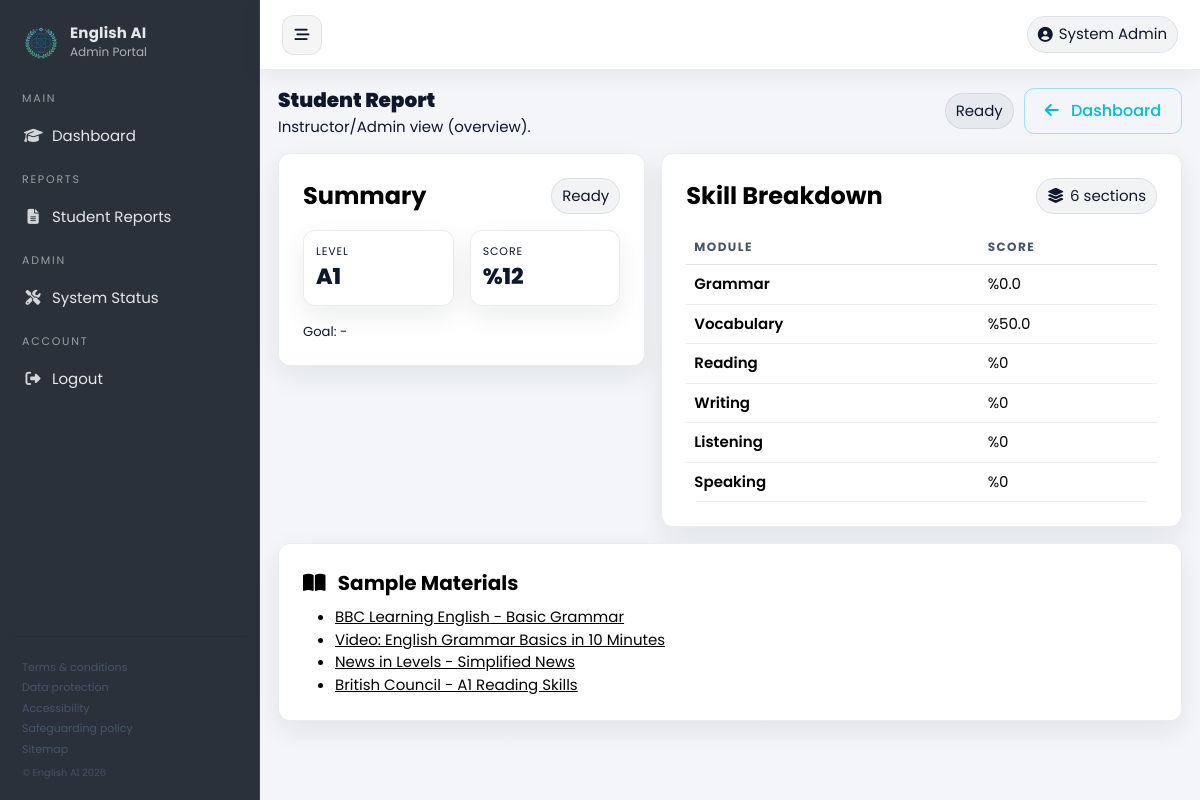
/report/result/1 (signed in), run on the app's committed database.
### app/models.py (models this page shows, shortened)
class User(UserMixin, db.Model):
    __tablename__ = 'users'
    id = db.Column(db.Integer, primary_key=True)
    name = db.Column(db.String(100))
    email = db.Column(db.String(120), unique=True, index=True)
    password_hash = db.Column(db.String(128))
    role = db.Column(db.Enum(UserRole), default=UserRole.STUDENT)
    type = db.Column(db.String(50))
    __mapper_args__ = {'polymorphic_identity': 'user', 'polymorphic_on': type}

class Report(db.Model):
    __tablename__ = 'reports'
    id = db.Column(db.Integer, primary_key=True)
    session_id = db.Column(db.Integer, db.ForeignKey('test_sessions.id'))
    score = db.Column(db.Float)
    level_result = db.Column(db.Enum(CEFRLevel))
    ai_feedback = db.Column(db.Text)  # Long report written by AI
    status = db.Column(db.Enum(ReportStatus), default=ReportStatus.PENDING, nullable=False)
    created_at = db.Column(db.DateTime, default=datetime.utcnow, nullable=False)
    updated_at = db.Column(db.DateTime, default=datetime.utcnow, nullable=False, onupdate=datetime.utcnow)
    ai_error = db.Column(db.Text)
    learning_plan = db.Column(db.Text)
    learning_plan_error = db.Column(db.Text)
    target_level = db.Column(db.Enum(CEFRLevel))
    target_weeks = db.Column(db.Integer)
    goal_note = db.Column(db.Text)
    module_stats_json = db.Column(db.Text)

### app/controllers/report_controller.py (the view, shortened to what this page needs)
@report_bp.route('/result/<int:session_id>')
@login_required
def show_result(session_id):
    session = TestSession.query.get_or_404(session_id)
    if session.user_id != current_user.id:
        if current_user.role not in (UserRole.ADMIN, UserRole.INSTRUCTOR):
            return "Unauthorized", 403
    report = Report.query.filter_by(session_id=session.id).first()
    if not report:
        if session.user_id == current_user.id:
            return redirect(url_for("test.report_options", session_id=session.id))
        report = ReportService.generate_report(session)
    module_stats = {}
    try:
        module_stats = json.loads(report.module_stats_json) if report.module_stats_json else {}
    except Exception:
        module_stats = {}
    weak_materials = []
    try:
        if module_stats:
            sorted_mods = sorted(module_stats.items(), key=lambda x: x[1])
            for name, _ in sorted_mods[:2]:
                mats = LearningPlanService.MATERIAL_DATABASE.get(name.upper(), [])
                weak_materials.extend(mats)
    except Exception:
        weak_materials = []
    module_icons = {
        "Grammar": "fa-book",
        "Vocabulary": "fa-language",
        "Reading": "fa-book-open",
        "Listening": "fa-headphones",
        "Writing": "fa-pen-nib",
        "Speaking": "fa-microphone",
    }
    resource_cards = []
    for name in ["Grammar", "Vocabulary", "Reading", "Listening", "Writing", "Speaking"]:
        mats = list(LearningPlanService.MATERIAL_DATABASE.get(name.upper(), []))
        if name == "Reading":
            mats.append({"title": "VOA Learning English", "url": "https://learningenglish.voanews.com/"})
        resource_cards.append(
            {
                "name": name,
                "icon": module_icons.get(name, "fa-book"),
                "materials": mats,
            }
        )
    module_order = ["Vocabulary", "Grammar", "Reading", "Writing", "Listening", "Speaking"]
    skill_breakdown = []
    for m in module_order:
        score = module_stats.get(m, 0)
        advice, generic_strats, tone = _skill_advice(score)
        skill_breakdown.append(
            {
                "name": m,
                "score": score,
                "tone": tone,
                "icon": _module_icon(m),
                "advice": advice,
                "strategies": _module_strategies(m)[:3] or generic_strats,
            }
        )
    wrong_responses = (
        Response.query.join(Question, Response.question_id == Question.id)
        .filter(Response.session_id == session.id)
        .filter(Response.is_correct == False)  # noqa: E712
        .order_by(Question.module.asc(), Question.id.asc())
        .all()
    )
    def _option_text(question: Question, opt_letter: str | None):
        if not question or not opt_letter:
            return None
        try:
            opts = json.loads(question.options) if question.options else {}
            if isinstance(opts, dict):
                return opts.get(opt_letter)
        except Exception:
            return None
        return None
    wrong_details = []
    for wr in wrong_responses:
        q = wr.question
        wrong_details.append(
            {
                "module": q.module.value if q and q.module else "",
                "question_text": q.text if q else "",
                "user_answer": wr.selected_option or wr.text_answer,
                "correct_answer": q.correct_answer if q else None,
                "correct_answer_text": _option_text(q, q.correct_answer),
                "question_id": q.id if q else None,
                "response_id": wr.id,
                "question_type": q.question_type.value if q and q.question_type else "",
            }
        )
    module_error_counts = {}
    for item in wrong_details:
        key = item["module"] or "Unknown"
        module_error_counts[key] = module_error_counts.get(key, 0) + 1
    error_focus = sorted(module_error_counts.items(), key=lambda x: x[1], reverse=True)[:3]
    return render_template(
        'result_summary.html',
        report=report,
        session=session,
        module_stats=module_stats,
        weak_materials=weak_materials,
        resource_cards=resource_cards,
        skill_breakdown=skill_breakdown,
    )

### app/controllers/report_controller.py (called while the page is built)
def _skill_advice(score: float | int | None) -> tuple[str, list[str], str]:
    try:
        s = float(score) if score is not None else 0.0
    except Exception:
        s = 0.0
    if s >= 80:
        return (
            "Strong performance. Keep consistency and push for nuance.",
            ["Increase difficulty slightly", "Do timed practice", "Focus on accuracy under pressure"],
            "good",
        )
    if s >= 60:
        return (
            "Solid foundation. Improve speed and reduce recurring mistakes.",
            ["Review weak sub-topics", "Practice daily 15–25 min", "Use short self-checklists"],
            "ok",
        )
    return (
        "Needs focused practice. Build habits and close core gaps first.",
        ["Start with basics + repetition", "Use guided exercises", "Track errors and revisit weekly"],
        "focus",
    )

def _module_strategies(module_name: str) -> list[str]:
    strategies_map = {
        "Grammar": ["1 topic/day (10–15 min)", "Write 5 example sentences", "Fix 3 common errors"],
        "Vocabulary": ["Learn 10 words/day", "Use spaced repetition", "Create 3 sentences/word"],
        "Reading": ["Skim → scan technique", "Underline keywords", "Summarize in 2 sentences"],
        "Writing": ["Plan (3 bullets) then write", "Use a checklist (tense/linking)", "Rewrite 1 paragraph"],
        "Listening": ["Shadow 2–3 min audio", "Listen twice: gist → detail", "Note 5 key words"],
        "Speaking": ["Record 60–90s answers", "Use 3-part structure", "Self-review with rubric"],
    }
    return strategies_map.get(module_name, ["Practice little and often", "Review weekly", "Focus on clarity"])

def _module_icon(module_name: str) -> str:
    icons = {
        "Grammar": "fa-solid fa-spell-check",
        "Vocabulary": "fa-solid fa-book",
        "Reading": "fa-solid fa-book-open-reader",
        "Writing": "fa-solid fa-pen-nib",
        "Listening": "fa-solid fa-headphones",
        "Speaking": "fa-solid fa-microphone",
    }
    return icons.get(module_name, "fa-solid fa-circle-info")

### app/templates/result_summary.html (shortened to what this page needs)
{% extends "base.html" %}
{% block content %}
<div class="panel-head">
    <div>
        <h2 class="panel-title">Student Report</h2>
        <div class="panel-subtitle">Instructor/Admin view (overview).</div>
    </div>
    <div class="panel-actions">
        <span class="pill">{{ report.status.value }}</span>
        <a href="{{ url_for('auth.dashboard') }}" class="btn btn-outline-light">
            <i class="fa-solid fa-arrow-left me-2"></i> Dashboard
        </a>
    </div>
</div>
<div class="row g-3">
    <div class="col-lg-5">
        <div class="glass-card p-4">
            <div class="d-flex justify-content-between align-items-center mb-3">
                <div class="text-white fw-bold fs-4">Summary</div>
                <span class="pill">{{ report.status.value }}</span>
            </div>
            <div class="row g-3">
                <div class="col-6">
                    <div class="stat">
                        <div class="k">Level</div>
                        <div class="v">{{ report.level_result.value }}</div>
                    </div>
                </div>
                <div class="col-6">
                    <div class="stat">
                        <div class="k">Score</div>
                        <div class="v">%{{ report.score | int }}</div>
                    </div>
                </div>
            </div>
            <div class="mt-3 text-muted small">
                Goal: {% if report.target_level %}{{ report.target_level.value }}{% else %}-{% endif %}
            </div>
        </div>
    </div>
    <div class="col-lg-7">
        <div class="glass-card p-4">
            <div class="d-flex justify-content-between align-items-center flex-wrap gap-2 mb-3">
                <div class="text-white fw-bold fs-4">Skill Breakdown</div>
                <span class="pill"><i class="fa-solid fa-layer-group"></i> {{ module_stats|length if module_stats else 0 }} sections</span>
            </div>
            <div class="table-responsive">
                <table class="table table-modern table-hover align-middle mb-0">
                    <thead>
                        <tr>
                            <th>Module</th>
                            <th>Score</th>
                        </tr>
                    </thead>
                    <tbody>
                        {% for k,v in module_stats.items() %}
                        <tr>
                            <td class="text-white fw-semibold">{{ k }}</td>
                            <td class="text-white">%{{ v }}</td>
                        </tr>
                        {% endfor %}
                    </tbody>
                </table>
            </div>
        </div>
    </div>
</div>
{% if weak_materials %}
<div class="glass-card p-4 mt-3">
    <div class="text-white fw-bold fs-5 mb-2"><i class="fa-solid fa-book-open me-2"></i> Sample Materials</div>
    <ul class="text-white mb-0">
        {% for m in weak_materials %}
            <li><a class="text-white" href="{{ m.url }}" target="_blank" rel="noopener noreferrer">{{ m.title }}</a></li>
        {% endfor %}
    </ul>
</div>
{% endif %}
{% endblock %}

### app/templates/base.html (shortened to what this page needs)
<!DOCTYPE html>
<html lang="en">
<head>
    <link href="https://cdn.jsdelivr.net/npm/bootstrap@5.3.0/dist/css/bootstrap.min.css" rel="stylesheet">
    <link rel="stylesheet" href="https://cdnjs.cloudflare.com/ajax/libs/font-awesome/6.4.0/css/all.min.css">
    <link rel="stylesheet" href="{{ url_for('static', filename='css/style.css') }}">
    <link rel="stylesheet" href="{{ url_for('static', filename='css/modern.css') }}">
</head>
<body>
    {% set is_authed = current_user.is_authenticated %}
    {% set public_full_bleed = public_full_bleed|default(false) %}
    {% if is_authed %}
    <div class="app-shell">
        <aside class="sidebar" id="sidebar">
            <a class="brand" href="{{ url_for('auth.logout') }}">
                <div class="logo brand-logo">
                    <img class="brand-logo-img" src="{{ url_for('static', filename='img/logo.png') }}"
                        onerror="this.onerror=null;this.src='{{ url_for('static', filename='img/logo.svg') }}';"
                        alt="English AI">
                </div>
                <div class="brand-text">
                    <div class="title">
                        {% if current_user.role.value == 'Student' %}English AI Student Portal{% else %}English AI{%
                        endif %}
                    </div>
                    <div class="subtitle">
                        {% if current_user.role.value != 'Student' %}{{ current_user.role.value }} Portal{% endif %}
                    </div>
                </div>
            </a>
            <div class="sidebar-menu">
                <div class="side-section-title">Main</div>
                <a class="nav-item-link" href="{{ url_for('auth.dashboard') }}" title="Dashboard">
                    <i class="fa-solid fa-graduation-cap"></i><span class="nav-label">Dashboard</span>
                </a>
                {% if current_user.role.value in ['Instructor', 'Admin'] %}
                <div class="side-section-title">Reports</div>
                <a class="nav-item-link" href="{{ url_for('instructor.all_reports') }}" title="Student Reports">
                    <i class="fa-solid fa-file-lines"></i><span class="nav-label">Student Reports</span>
                </a>
                {% endif %}
                {% if current_user.role.value == 'Admin' %}
                <div class="side-section-title">Admin</div>
                <a class="nav-item-link" href="{{ url_for('admin.system_status') }}" title="System Status">
                    <i class="fa-solid fa-screwdriver-wrench"></i><span class="nav-label">System Status</span>
                </a>
                {% endif %}
                <div class="side-section-title">Account</div>
                <a class="nav-item-link" href="{{ url_for('auth.logout') }}" title="Logout">
                    <i class="fa-solid fa-right-from-bracket"></i><span class="nav-label">Logout</span>
                </a>
            </div>
            <div class="sidebar-footer" aria-label="Sidebar footer">
                <div class="footer-links" aria-label="Footer links">
                    <a href="#">Terms &amp; conditions</a>
                    <a href="#">Data protection</a>
                    <a href="#">Accessibility</a>
                    <a href="#">Safeguarding policy</a>
                    <a href="#">Sitemap</a>
                </div>
                <div class="footer-copy">© English AI 2026</div>
            </div>
        </aside>
        <main class="content">
            <header class="topbar">
                <div class="topbar-left">
                    <button class="icon-btn d-none d-lg-inline-flex" id="sidebarToggle" type="button"
                        aria-label="Toggle sidebar" aria-controls="sidebar" aria-expanded="true">
                        <i class="fa-solid fa-bars-staggered"></i>
                    </button>
                </div>
                <div class="right">
                    <span class="pill">
                        <i class="fa-solid fa-user-circle"></i> {{ current_user.name }}
                    </span>
                </div>
            </header>
            <div class="page">
                {% elif public_full_bleed %}
                <div class="public-shell">
                    {% else %}
                    <div class="auth-shell">
                        <div class="auth-card p-4 p-md-5">
                            {% endif %}
                            {% block content %}{% endblock %}
                            {% if is_authed %}
                        </div>
        </main>
    </div>
    {% elif public_full_bleed %}
    </div>
    {% else %}
    </div>
    </div>
    {% endif %}
</body>
</html>

### app/static/css/style.css (style rules this page uses)
body { font-family: 'Poppins', sans-serif; background-color: #0b1324; min-height: 100vh; display: flex; flex-direction: column; }
.btn { border-radius: 10px; padding: 10px 20px; font-weight: 500; }

### data on the page
User: role.value "Admin", name "System Admin"
Report: status.value "Ready", level_result.value "A1", score "12"

### other printed values
{{ module_stats|length if module_stats else 0 }} "6"
{{ k }} "Grammar" "Vocabulary" "Reading" "Writing" "Listening" "Speaking"
{{ v }} "0.0" "50.0" "0" "0" "0" "0"
{{ m.title }} "BBC Learning English - Basic Grammar" "Video: English Grammar Basics in 10 Minutes" "News in Levels - Simplified News" "British Council - A1 Reading Skills"
